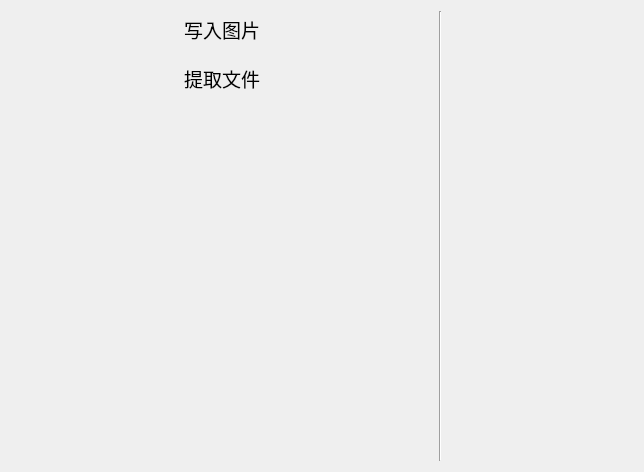
<?xml version="1.0" encoding="UTF-8"?>
<ui version="4.0">
 <class>MainWindow</class>
 <widget class="QMainWindow" name="MainWindow">
  <property name="geometry">
   <rect>
    <x>0</x>
    <y>0</y>
    <width>644</width>
    <height>472</height>
   </rect>
  </property>
  <property name="windowTitle">
   <string>幻影坦克</string>
  </property>
  <property name="iconSize">
   <size>
    <width>32</width>
    <height>32</height>
   </size>
  </property>
  <widget class="QWidget" name="centralWidget">
   <layout class="QGridLayout" name="gridLayout_2">
    <item row="2" column="0">
     <widget class="QPushButton" name="butTwo">
      <property name="sizePolicy">
       <sizepolicy hsizetype="Fixed" vsizetype="Fixed">
        <horstretch>0</horstretch>
        <verstretch>0</verstretch>
       </sizepolicy>
      </property>
      <property name="font">
       <font>
        <family>等线</family>
        <pointsize>14</pointsize>
       </font>
      </property>
      <property name="text">
       <string>提取文件</string>
      </property>
      <property name="icon">
       <iconset resource="res.qrc">
        <normaloff>:/pic/path32.png</normaloff>:/pic/path32.png</iconset>
      </property>
      <property name="iconSize">
       <size>
        <width>50</width>
        <height>50</height>
       </size>
      </property>
      <property name="flat">
       <bool>true</bool>
      </property>
     </widget>
    </item>
    <item row="3" column="0">
     <spacer name="verticalSpacer_2">
      <property name="orientation">
       <enum>Qt::Vertical</enum>
      </property>
      <property name="sizeType">
       <enum>QSizePolicy::Expanding</enum>
      </property>
      <property name="sizeHint" stdset="0">
       <size>
        <width>20</width>
        <height>40</height>
       </size>
      </property>
     </spacer>
    </item>
    <item row="0" column="2" rowspan="4">
     <layout class="QGridLayout" name="gridLayout"/>
    </item>
    <item row="0" column="3">
     <spacer name="horizontalSpacer">
      <property name="orientation">
       <enum>Qt::Horizontal</enum>
      </property>
      <property name="sizeType">
       <enum>QSizePolicy::Fixed</enum>
      </property>
      <property name="sizeHint" stdset="0">
       <size>
        <width>20</width>
        <height>20</height>
       </size>
      </property>
     </spacer>
    </item>
    <item row="0" column="1" rowspan="4">
     <widget class="Line" name="line">
      <property name="sizePolicy">
       <sizepolicy hsizetype="Fixed" vsizetype="Expanding">
        <horstretch>0</horstretch>
        <verstretch>0</verstretch>
       </sizepolicy>
      </property>
      <property name="orientation">
       <enum>Qt::Vertical</enum>
      </property>
     </widget>
    </item>
    <item row="0" column="0">
     <widget class="QPushButton" name="butOne">
      <property name="sizePolicy">
       <sizepolicy hsizetype="Fixed" vsizetype="Fixed">
        <horstretch>0</horstretch>
        <verstretch>0</verstretch>
       </sizepolicy>
      </property>
      <property name="font">
       <font>
        <family>等线</family>
        <pointsize>14</pointsize>
       </font>
      </property>
      <property name="text">
       <string>写入图片</string>
      </property>
      <property name="icon">
       <iconset resource="res.qrc">
        <normaloff>:/pic/path31.png</normaloff>:/pic/path31.png</iconset>
      </property>
      <property name="iconSize">
       <size>
        <width>50</width>
        <height>50</height>
       </size>
      </property>
      <property name="flat">
       <bool>true</bool>
      </property>
     </widget>
    </item>
   </layout>
  </widget>
 </widget>
 <layoutdefault spacing="6" margin="11"/>
 <resources>
  <include location="res.qrc"/>
 </resources>
 <connections/>
</ui>
